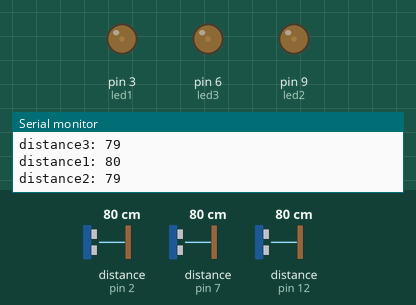
Recording of a sketch running on a simulated Arduino Uno, built with avr-gcc and run on an emulated ATmega328P. Parts: output pins drawn as LEDs (lit = HIGH), the last lines printed to the serial monitor. Wiring (inferred from the names in the program): 3 × ultrasonic range finder: trigger pin 4, echo pin 2 / trigger pin 8, echo pin 7 / trigger pin 13, echo pin 12. The inputs (shaded band) are chosen by the test bench; at power-on: distance to the obstacle (sensors on pin 2, pin 7, pin 12) 80 cm. The echo pulse lasts 58.3 µs per cm; pins used as bus, display or sensor lines are not drawn.

Above: at 1.2 s.
1.3 s: distance to the obstacle (sensor on pin 2) set to 22 cm
4.3 s: distance to the obstacle (sensor on pin 2) set to 17 cm
At 4.7 s:
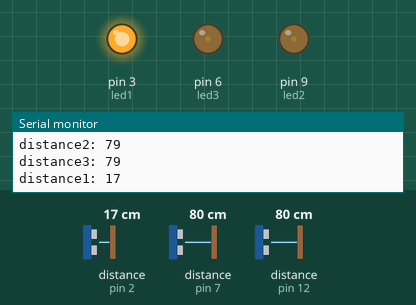
5.8 s: distance to the obstacle (sensor on pin 7) set to 23 cm
7.3 s: distance to the obstacle (sensor on pin 7) set to 19 cm
At 8.1 s:
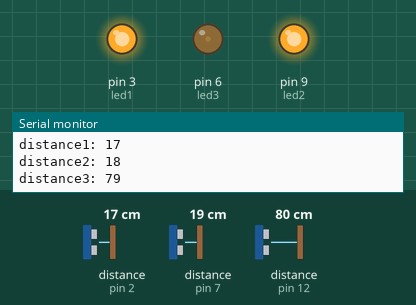
8.8 s: distance to the obstacle (sensor on pin 12) set to 23 cm
11.8 s: distance to the obstacle (sensor on pin 12) set to 19 cm
At 13.0 s:
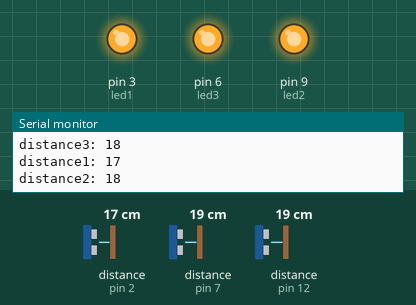
Timing chart, 0 to 14.3 s (numbered marks = the images above; inputs shaded):
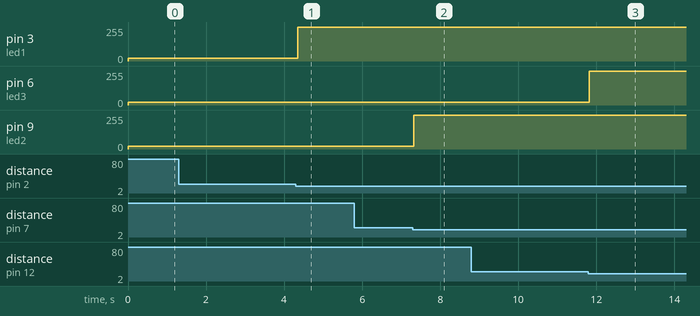

The sketch:

Aishwarya_MEMHS.ino
```cpp
#define trigPin1 4
#define echoPin1 2
#define led1 3

#define trigPin2 8
#define echoPin2 7
#define led2 9

#define trigPin3 13
#define echoPin3 12
#define led3 6


void setup()

{
  Serial.begin (9600);

  pinMode(trigPin1, OUTPUT);
  pinMode(echoPin1, INPUT);
  pinMode(led1, OUTPUT);


  pinMode(trigPin2, OUTPUT);
  pinMode(echoPin2, INPUT);
  pinMode(led2, OUTPUT);


  pinMode(trigPin3, OUTPUT);
  pinMode(echoPin3, INPUT);
  pinMode(led3, OUTPUT);


  analogWrite(led1,20);
  analogWrite(led2,20);
  analogWrite(led3,20);


}

void loop()

{
  long duration1, distance1, duration2, distance2, duration3, distance3;

  digitalWrite(trigPin1, LOW);
  delayMicroseconds(2);
  digitalWrite(trigPin1, HIGH);
  delayMicroseconds(10);
  digitalWrite(trigPin1, LOW);
  duration1 = pulseIn(echoPin1, HIGH);
  distance1 = (duration1/2) / 29.1;
  Serial.print("distance1: ");
  Serial.println(distance1);

  if (distance1 < 20)

   {
    analogWrite(led1,255);
   }

   else
   {
     analogWrite(led1,20);
   }

  digitalWrite(trigPin2, LOW);
  delayMicroseconds(2);
  digitalWrite(trigPin2, HIGH);
  delayMicroseconds(10);
  digitalWrite(trigPin2, LOW);
  duration2 = pulseIn(echoPin2, HIGH);
  distance2 = (duration2/2) / 29.1;
  Serial.print("distance2: ");
  Serial.println(distance2);

  if (distance2 < 20)

   {
    analogWrite(led2,255);
   }

   else
   {
     analogWrite(led2,20);
   }

  digitalWrite(trigPin3, LOW);
  delayMicroseconds(2);
  digitalWrite(trigPin3, HIGH);
  delayMicroseconds(10);
  digitalWrite(trigPin3, LOW);
  duration3 = pulseIn(echoPin3, HIGH);
  distance3 = (duration3/2) / 29.1;
  Serial.print("distance3: ");
  Serial.println(distance3);

  if (distance3 < 20)

   {
    analogWrite(led3,255); //LED Bright
   }

   else
   {
     analogWrite(led3,20); //LED Dim
   }
}
```

Measured:
- the behaviour switches between 20 and 19 cm on distance to the obstacle (sensor on pin 2) (found by bisection; images 0 and 1)
- the behaviour switches between 21 and 20 cm on distance to the obstacle (sensor on pin 7) (found by bisection; images 1 and 2)
- the behaviour switches between 21 and 20 cm on distance to the obstacle (sensor on pin 12) (found by bisection; images 2 and 3)
- after the input at 4.3 s, pin 3 (led1): 20/255 → 255/255 after 0.05 s
- after the input at 7.3 s, pin 9 (led2): 20/255 → 255/255 at once
- after the input at 11.8 s, pin 6 (led3): 20/255 → 255/255 at once
